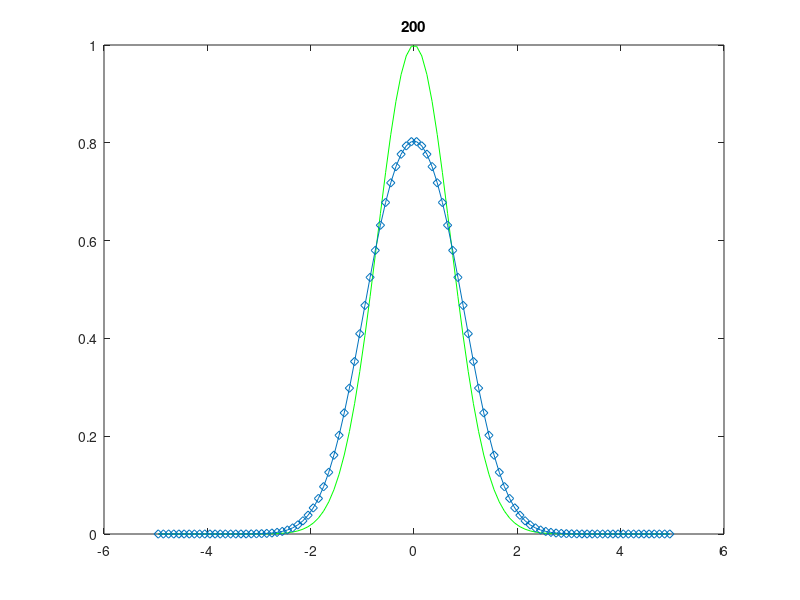

This chart was generated by the following MATLAB code:
clear % Wave 1D vectorised
% Physics
Lx  = 10;
k   = 1;
rho = 1;
% Numerics
nx  = 100;
dx  = Lx/nx;
nt  = 200;
dt  = dx/sqrt(k/rho)/2.1;
x   = (-Lx+dx)/2:dx:(Lx-dx)/2;
% Initial conditions
P   = exp(-x.^2); Pini = P;
Vx  = [0*P 0];
% Action
for it = 1:nt
    Vx(2:end-1) = Vx(2:end-1) - dt*diff(P)/dx/rho;
    P           = P           - dt*diff(Vx)/dx*k;
    % Plot
    figure(1),clf,plot(x,Pini,'-g',x,P,'-d'),title(it)
    drawnow
end
